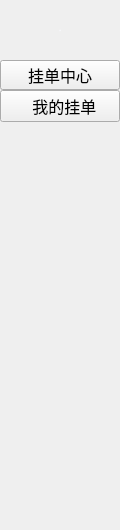
<?xml version="1.0" encoding="UTF-8"?>
<ui version="4.0">
 <class>FunctionExchangeWidget</class>
 <widget class="QWidget" name="FunctionExchangeWidget">
  <property name="geometry">
   <rect>
    <x>0</x>
    <y>0</y>
    <width>120</width>
    <height>530</height>
   </rect>
  </property>
  <property name="windowTitle">
   <string>Form</string>
  </property>
  <widget class="QLabel" name="label_normal">
   <property name="geometry">
    <rect>
     <x>0</x>
     <y>0</y>
     <width>120</width>
     <height>60</height>
    </rect>
   </property>
   <property name="font">
    <font>
     <family>Microsoft YaHei UI Light</family>
     <pointsize>-1</pointsize>
     <weight>50</weight>
     <italic>false</italic>
     <bold>false</bold>
    </font>
   </property>
   <property name="styleSheet">
    <string notr="true">color: rgb(248, 249, 253);
font: 16px &quot;Microsoft YaHei UI Light&quot;;</string>
   </property>
   <property name="text">
    <string>市场</string>
   </property>
   <property name="alignment">
    <set>Qt::AlignCenter</set>
   </property>
  </widget>
  <widget class="QToolButton" name="onchainOrderBtn">
   <property name="geometry">
    <rect>
     <x>0</x>
     <y>60</y>
     <width>120</width>
     <height>30</height>
    </rect>
   </property>
   <property name="font">
    <font>
     <pointsize>12</pointsize>
    </font>
   </property>
   <property name="text">
    <string>挂单中心</string>
   </property>
  </widget>
  <widget class="QToolButton" name="myOrderBtn">
   <property name="geometry">
    <rect>
     <x>0</x>
     <y>90</y>
     <width>120</width>
     <height>32</height>
    </rect>
   </property>
   <property name="font">
    <font>
     <pointsize>12</pointsize>
    </font>
   </property>
   <property name="text">
    <string>  我的挂单</string>
   </property>
  </widget>
 </widget>
 <resources/>
 <connections/>
</ui>
